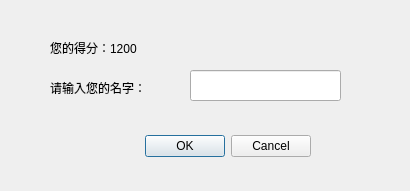
<?xml version="1.0" encoding="UTF-8"?>
<ui version="4.0">
 <class>Dialog</class>
 <widget class="QDialog" name="Dialog">
  <property name="geometry">
   <rect>
    <x>0</x>
    <y>0</y>
    <width>410</width>
    <height>191</height>
   </rect>
  </property>
  <property name="windowTitle">
   <string>保存纪录</string>
  </property>
  <widget class="QDialogButtonBox" name="buttonBox">
   <property name="geometry">
    <rect>
     <x>-30</x>
     <y>130</y>
     <width>341</width>
     <height>32</height>
    </rect>
   </property>
   <property name="orientation">
    <enum>Qt::Horizontal</enum>
   </property>
   <property name="standardButtons">
    <set>QDialogButtonBox::Cancel|QDialogButtonBox::Ok</set>
   </property>
  </widget>
  <widget class="QLabel" name="pointLabel">
   <property name="geometry">
    <rect>
     <x>50</x>
     <y>40</y>
     <width>201</width>
     <height>16</height>
    </rect>
   </property>
   <property name="text">
    <string>您的得分：1200</string>
   </property>
  </widget>
  <widget class="QLabel" name="label">
   <property name="geometry">
    <rect>
     <x>50</x>
     <y>80</y>
     <width>121</width>
     <height>16</height>
    </rect>
   </property>
   <property name="text">
    <string>请输入您的名字：</string>
   </property>
  </widget>
  <widget class="QLineEdit" name="lineEdit">
   <property name="geometry">
    <rect>
     <x>190</x>
     <y>70</y>
     <width>151</width>
     <height>31</height>
    </rect>
   </property>
  </widget>
 </widget>
 <resources/>
 <connections>
  <connection>
   <sender>buttonBox</sender>
   <signal>accepted()</signal>
   <receiver>Dialog</receiver>
   <slot>accept()</slot>
   <hints>
    <hint type="sourcelabel">
     <x>248</x>
     <y>254</y>
    </hint>
    <hint type="destinationlabel">
     <x>157</x>
     <y>274</y>
    </hint>
   </hints>
  </connection>
  <connection>
   <sender>buttonBox</sender>
   <signal>rejected()</signal>
   <receiver>Dialog</receiver>
   <slot>reject()</slot>
   <hints>
    <hint type="sourcelabel">
     <x>316</x>
     <y>260</y>
    </hint>
    <hint type="destinationlabel">
     <x>286</x>
     <y>274</y>
    </hint>
   </hints>
  </connection>
 </connections>
</ui>
